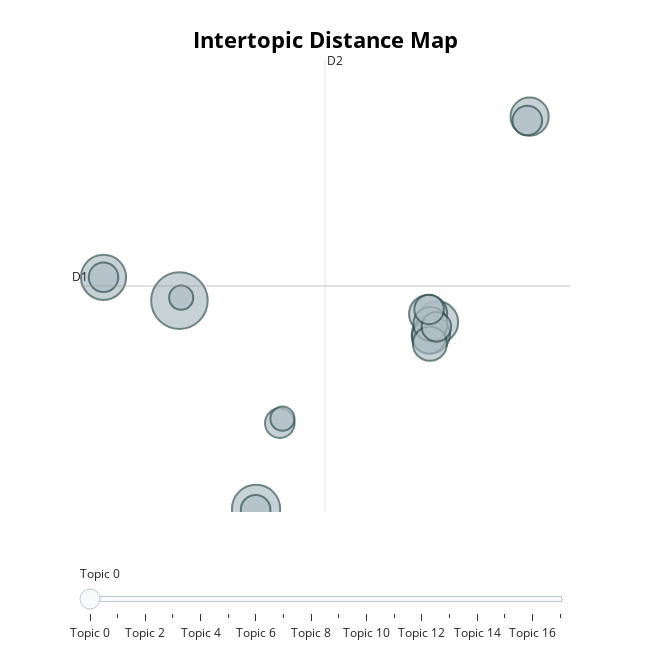

Notebook cell for this chart:
### Code cell
# Create clusters for the selected single year: ...
sy_model,sy_topics,sy_proba = cfc.cluster_data(sy_df,min_topic_size=2,fine_tune_label=True,get_topics=True,get_proba=True,ngram=3)
# Saving the BERTopic model
sy_model.save("./models/bertopic_model_"+str(years[0]))
display(sy_model.get_topic_info())
sy_model.visualize_topics()

### Figure 1 — Plotly figure (JSON) as saved in the notebook; plotly's stock layout.template omitted (floating-point values rounded to 4 significant figures)
{"data": [{"customdata": [[0, "industrial chemistry | analytical chemistry | chemistry | atomic | atom", 11], [1, "medicine botanical notes | botanical notes medicine | medicine botanical | botanical club medicine | notes medicine botanical", 8], [2, "biological society washington | washington biological society | society washington biological | washington biological | biological society", 7], [3, "nebraska geology medicine | geology medicine | geology | nebraska geology | geological survey", 6], [4, "knives prehistoric times | knives prehistoric | spearheads knives prehistoric | museum zoological notes | zoological notes", 5], [5, "astronomical instrument suggestion | phenomenon physics medicine | astronomical instrument | solar eclipse medicine | medicine illusory dust", 5], [6, "aerial voyage medicine | voyage medicine | albatross geography medicine | voyage medicine exotic | geography medicine longest", 5], [7, "sterna domesticated fowl | fowl deformed sterna | birds medicine | humanizing birds medicine | fowl biology medicine", 4], [8, "circle geography medicine | latitude geography medicine | geography medicine observations | geography medicine | meridian circle geography", 4], [9, "linguistic families mexico | mexico linguistic families | families mexico linguistic | languages history medicine | mexico linguistic", 4], [10, "antiquities alabamia materials | materials science medicine | antiquities alabamia | medicine mrs curtiss | antiquities", 3], [11, "larval lampreys | larval lampreys ranging | lampreys captivity | lampreys | lampreys various ages", 3], [12, "cave salamanders | fossils | salamanders | pleistocene | degeneration eyes", 3], [13, "geography medicine geology | medicine geology geography | medicine geology | medicine geography granites | ohio medicine geography", 3], [14, "diurnal range temperatures | meteorology aeronautics paris | temperatures | mesure des temprature | international congresses meteorology", 3], [15, "profession engineering medicine | engineering medicine | engineering political | profession engineering | engineering education united", 3], [16, "trapping pribilof islands | pribilof islands materials | trapping pribilof | pribilof islands | islands materials", 2], [17, "chemistry medicine buffalo | exposition chemistry medicine | diastase chemistry medicine | action oxidase diastase | inhibiting action oxidase", 2]], "hovertemplate": "<b>Topic %{customdata[0]}</b><br>%{customdata[1]}<br>Size: %{customdata[2]}", "legendgroup": "", "marker": {"color": "#B0BEC5", "line": {"color": "DarkSlateGrey", "width": 2}, "size": [11, 8, 7, 6, 5, 5, 5, 4, 4, 4, 3, 3, 3, 3, 3, 3, 2, 2], "sizemode": "area", "sizeref": 0.006875, "symbol": "circle"}, "mode": "markers", "name": "", "orientation": "v", "showlegend": false, "type": "scatter", "x": [-8.316, -0.4433, -16.11, 18.17, 27.66, 17.23, 17.51, 17.31, 17.47, 17.41, -0.4891, 1.995, 27.42, 18.08, 17.33, -16.11, 2.266, -8.137], "xaxis": "x", "y": [11.69, -0.8884, 13.1, 10.38, 22.8, 10.89, 9.652, 9.514, 10.28, 9.094, -0.9341, 4.292, 22.57, 10.11, 11.16, 13.1, 4.563, 11.87], "yaxis": "y"}], "layout": {"annotations": [{"showarrow": false, "text": "D1", "x": -18.53, "y": 12.57, "yshift": 10}, {"showarrow": false, "text": "D2", "x": 6.639, "xshift": 10, "y": 26.22}], "height": 650, "hoverlabel": {"bgcolor": "white", "font": {"family": "Rockwell", "size": 16}}, "legend": {"itemsizing": "constant", "tracegroupgap": 0}, "margin": {"t": 60}, "shapes": [{"line": {"color": "#CFD8DC", "width": 2}, "type": "line", "x0": 6.639, "x1": 6.639, "y0": -1.074, "y1": 26.22}, {"line": {"color": "#9E9E9E", "width": 2}, "type": "line", "x0": -18.53, "x1": 31.81, "y0": 12.57, "y1": 12.57}], "sliders": [{"active": 0, "pad": {"t": 50}, "steps": [{"args": [{"marker.color": [["red", "#B0BEC5", "#B0BEC5", "#B0BEC5", "#B0BEC5", "#B0BEC5", "#B0BEC5", "#B0BEC5", "#B0BEC5", "#B0BEC5", "#B0BEC5", "#B0BEC5", "#B0BEC5", "#B0BEC5", "#B0BEC5", "#B0BEC5", "#B0BEC5", "#B0BEC5"]]}], "label": "Topic 0", "method": "update"}, {"args": [{"marker.color": [["#B0BEC5", "red", "#B0BEC5", "#B0BEC5", "#B0BEC5", "#B0BEC5", "#B0BEC5", "#B0BEC5", "#B0BEC5", "#B0BEC5", "#B0BEC5", "#B0BEC5", "#B0BEC5", "#B0BEC5", "#B0BEC5", "#B0BEC5", "#B0BEC5", "#B0BEC5"]]}], "label": "Topic 1", "method": "update"}, {"args": [{"marker.color": [["#B0BEC5", "#B0BEC5", "red", "#B0BEC5", "#B0BEC5", "#B0BEC5", "#B0BEC5", "#B0BEC5", "#B0BEC5", "#B0BEC5", "#B0BEC5", "#B0BEC5", "#B0BEC5", "#B0BEC5", "#B0BEC5", "#B0BEC5", "#B0BEC5", "#B0BEC5"]]}], "label": "Topic 2", "method": "update"}, {"args": [{"marker.color": [["#B0BEC5", "#B0BEC5", "#B0BEC5", "red", "#B0BEC5", "#B0BEC5", "#B0BEC5", "#B0BEC5", "#B0BEC5", "#B0BEC5", "#B0BEC5", "#B0BEC5", "#B0BEC5", "#B0BEC5", "#B0BEC5", "#B0BEC5", "#B0BEC5", "#B0BEC5"]]}], "label": "Topic 3", "method": "update"}, {"args": [{"marker.color": [["#B0BEC5", "#B0BEC5", "#B0BEC5", "#B0BEC5", "red", "#B0BEC5", "#B0BEC5", "#B0BEC5", "#B0BEC5", "#B0BEC5", "#B0BEC5", "#B0BEC5", "#B0BEC5", "#B0BEC5", "#B0BEC5", "#B0BEC5", "#B0BEC5", "#B0BEC5"]]}], "label": "Topic 4", "method": "update"}, {"args": [{"marker.color": [["#B0BEC5", "#B0BEC5", "#B0BEC5", "#B0BEC5", "#B0BEC5", "red", "#B0BEC5", "#B0BEC5", "#B0BEC5", "#B0BEC5", "#B0BEC5", "#B0BEC5", "#B0BEC5", "#B0BEC5", "#B0BEC5", "#B0BEC5", "#B0BEC5", "#B0BEC5"]]}], "label": "Topic 5", "method": "update"}, {"args": [{"marker.color": [["#B0BEC5", "#B0BEC5", "#B0BEC5", "#B0BEC5", "#B0BEC5", "#B0BEC5", "red", "#B0BEC5", "#B0BEC5", "#B0BEC5", "#B0BEC5", "#B0BEC5", "#B0BEC5", "#B0BEC5", "#B0BEC5", "#B0BEC5", "#B0BEC5", "#B0BEC5"]]}], "label": "Topic 6", "method": "update"}, {"args": [{"marker.color": [["#B0BEC5", "#B0BEC5", "#B0BEC5", "#B0BEC5", "#B0BEC5", "#B0BEC5", "#B0BEC5", "red", "#B0BEC5", "#B0BEC5", "#B0BEC5", "#B0BEC5", "#B0BEC5", "#B0BEC5", "#B0BEC5", "#B0BEC5", "#B0BEC5", "#B0BEC5"]]}], "label": "Topic 7", "method": "update"}, {"args": [{"marker.color": [["#B0BEC5", "#B0BEC5", "#B0BEC5", "#B0BEC5", "#B0BEC5", "#B0BEC5", "#B0BEC5", "#B0BEC5", "red", "#B0BEC5", "#B0BEC5", "#B0BEC5", "#B0BEC5", "#B0BEC5", "#B0BEC5", "#B0BEC5", "#B0BEC5", "#B0BEC5"]]}], "label": "Topic 8", "method": "update"}, {"args": [{"marker.color": [["#B0BEC5", "#B0BEC5", "#B0BEC5", "#B0BEC5", "#B0BEC5", "#B0BEC5", "#B0BEC5", "#B0BEC5", "#B0BEC5", "red", "#B0BEC5", "#B0BEC5", "#B0BEC5", "#B0BEC5", "#B0BEC5", "#B0BEC5", "#B0BEC5", "#B0BEC5"]]}], "label": "Topic 9", "method": "update"}, {"args": [{"marker.color": [["#B0BEC5", "#B0BEC5", "#B0BEC5", "#B0BEC5", "#B0BEC5", "#B0BEC5", "#B0BEC5", "#B0BEC5", "#B0BEC5", "#B0BEC5", "red", "#B0BEC5", "#B0BEC5", "#B0BEC5", "#B0BEC5", "#B0BEC5", "#B0BEC5", "#B0BEC5"]]}], "label": "Topic 10", "method": "update"}, {"args": [{"marker.color": [["#B0BEC5", "#B0BEC5", "#B0BEC5", "#B0BEC5", "#B0BEC5", "#B0BEC5", "#B0BEC5", "#B0BEC5", "#B0BEC5", "#B0BEC5", "#B0BEC5", "red", "#B0BEC5", "#B0BEC5", "#B0BEC5", "#B0BEC5", "#B0BEC5", "#B0BEC5"]]}], "label": "Topic 11", "method": "update"}, {"args": [{"marker.color": [["#B0BEC5", "#B0BEC5", "#B0BEC5", "#B0BEC5", "#B0BEC5", "#B0BEC5", "#B0BEC5", "#B0BEC5", "#B0BEC5", "#B0BEC5", "#B0BEC5", "#B0BEC5", "red", "#B0BEC5", "#B0BEC5", "#B0BEC5", "#B0BEC5", "#B0BEC5"]]}], "label": "Topic 12", "method": "update"}, {"args": [{"marker.color": [["#B0BEC5", "#B0BEC5", "#B0BEC5", "#B0BEC5", "#B0BEC5", "#B0BEC5", "#B0BEC5", "#B0BEC5", "#B0BEC5", "#B0BEC5", "#B0BEC5", "#B0BEC5", "#B0BEC5", "red", "#B0BEC5", "#B0BEC5", "#B0BEC5", "#B0BEC5"]]}], "label": "Topic 13", "method": "update"}, {"args": [{"marker.color": [["#B0BEC5", "#B0BEC5", "#B0BEC5", "#B0BEC5", "#B0BEC5", "#B0BEC5", "#B0BEC5", "#B0BEC5", "#B0BEC5", "#B0BEC5", "#B0BEC5", "#B0BEC5", "#B0BEC5", "#B0BEC5", "red", "#B0BEC5", "#B0BEC5", "#B0BEC5"]]}], "label": "Topic 14", "method": "update"}, {"args": [{"marker.color": [["#B0BEC5", "#B0BEC5", "#B0BEC5", "#B0BEC5", "#B0BEC5", "#B0BEC5", "#B0BEC5", "#B0BEC5", "#B0BEC5", "#B0BEC5", "#B0BEC5", "#B0BEC5", "#B0BEC5", "#B0BEC5", "#B0BEC5", "red", "#B0BEC5", "#B0BEC5"]]}], "label": "Topic 15", "method": "update"}, {"args": [{"marker.color": [["#B0BEC5", "#B0BEC5", "#B0BEC5", "#B0BEC5", "#B0BEC5", "#B0BEC5", "#B0BEC5", "#B0BEC5", "#B0BEC5", "#B0BEC5", "#B0BEC5", "#B0BEC5", "#B0BEC5", "#B0BEC5", "#B0BEC5", "#B0BEC5", "red", "#B0BEC5"]]}], "label": "Topic 16", "method": "update"}, {"args": [{"marker.color": [["#B0BEC5", "#B0BEC5", "#B0BEC5", "#B0BEC5", "#B0BEC5", "#B0BEC5", "#B0BEC5", "#B0BEC5", "#B0BEC5", "#B0BEC5", "#B0BEC5", "#B0BEC5", "#B0BEC5", "#B0BEC5", "#B0BEC5", "#B0BEC5", "#B0BEC5", "red"]]}], "label": "Topic 17", "method": "update"}]}], "title": {"font": {"color": "Black", "size": 22}, "text": "<b>Intertopic Distance Map</b>", "x": 0.5, "xanchor": "center", "y": 0.95, "yanchor": "top"}, "width": 650, "xaxis": {"anchor": "y", "domain": [0, 1], "range": [-18.53, 31.81], "title": {"text": ""}, "visible": false}, "yaxis": {"anchor": "x", "domain": [0, 1], "range": [-1.074, 26.22], "title": {"text": ""}, "visible": false}}}
